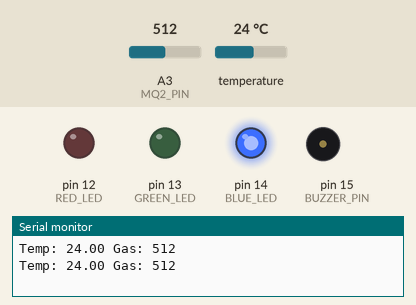
Simulated run of this sketch. Board: Arduino Uno, built with avr-gcc and run on an emulated ATmega328P. On the bench: output pins drawn as LEDs (lit = HIGH), buzzer (waves = sounding, pin HIGH), the last lines printed to the serial monitor. Inputs (shaded band) come from the test bench; at power-on: A3 (MQ2_PIN) = 512, temperature 24 °C.

Above: at 3.3 s.
3.4 s: A3 (MQ2_PIN) set to 592
5.9 s: A3 (MQ2_PIN) set to 610
At 7.3 s:
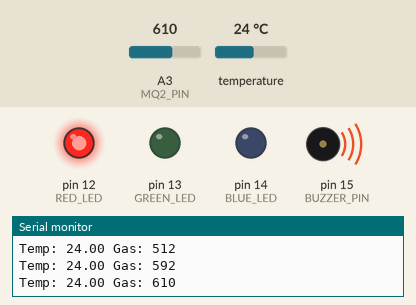
8.4 s: A3 (MQ2_PIN) set to 290
At 9.9 s:
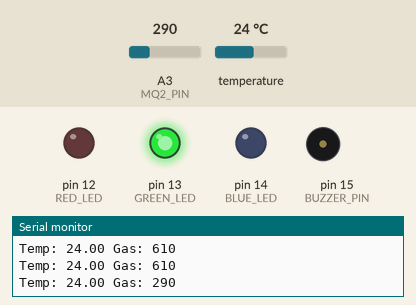
11.1 s: A3 (MQ2_PIN) set to 318
At 12.4 s:
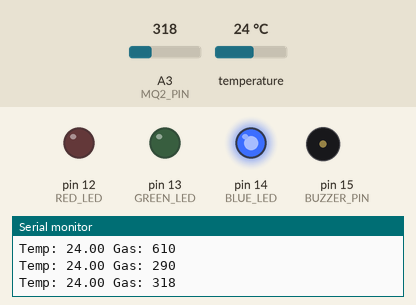
13.6 s: A3 (MQ2_PIN) set to 122
At 16.2 s:
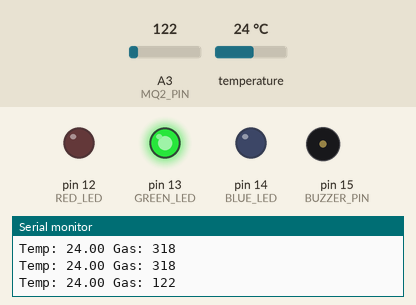
Timing chart, 0 to 17.4 s (numbered marks = the images above; inputs shaded):
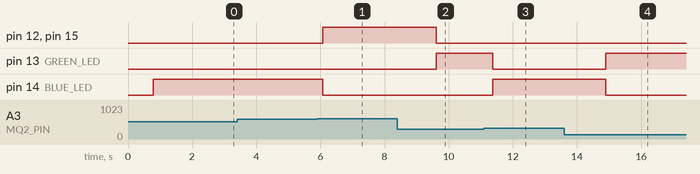

Measured:
- the behaviour switches between 599 and 600 on A3 (MQ2_PIN) (found by bisection; images 0 and 1)
- the behaviour switches between 299 and 300 on A3 (MQ2_PIN) (found by bisection; images 2 and 3)
- after the input at 5.9 s, pin 12 (RED_LED), pin 15 (BUZZER_PIN): LOW → HIGH after 0.18 s; pin 14 (BLUE_LED): HIGH → LOW after 0.18 s
- after the input at 8.4 s, pin 12 (RED_LED), pin 15 (BUZZER_PIN): HIGH → LOW after 1.2 s; pin 13 (GREEN_LED): LOW → HIGH after 1.2 s
- after the input at 11.1 s, pin 13 (GREEN_LED): HIGH → LOW after 0.27 s; pin 14 (BLUE_LED): LOW → HIGH after 0.27 s
- after the input at 13.6 s, pin 13 (GREEN_LED): LOW → HIGH after 1.3 s; pin 14 (BLUE_LED): HIGH → LOW after 1.3 s

The sketch:

sketch.ino
```cpp
#include <OneWire.h>
#include <DallasTemperature.h>

#define MQ2_PIN 3
#define TEMP_PIN 4
#define BUZZER_PIN 15
#define RED_LED 12
#define GREEN_LED 13
#define BLUE_LED 14
#define RELAY_PIN 12

OneWire oneWire(TEMP_PIN);
DallasTemperature sensors(&oneWire);

void setup() {
  Serial.begin(115200);
  pinMode(MQ2_PIN, INPUT);
  pinMode(BUZZER_PIN, OUTPUT);
  pinMode(RED_LED, OUTPUT);
  pinMode(GREEN_LED, OUTPUT);
  pinMode(BLUE_LED, OUTPUT);
  pinMode(RELAY_PIN, OUTPUT);
  sensors.begin();
}

void loop() {
  sensors.requestTemperatures();
  float tempC = sensors.getTempCByIndex(0);
  int gasValue = analogRead(MQ2_PIN);

  Serial.print("Temp: "); Serial.print(tempC);
  Serial.print(" Gas: "); Serial.println(gasValue);

  if (tempC < 40 && gasValue < 300) {
    digitalWrite(GREEN_LED, HIGH);
    digitalWrite(RED_LED, LOW);
    digitalWrite(BLUE_LED, LOW);
    digitalWrite(BUZZER_PIN, LOW);
    digitalWrite(RELAY_PIN, LOW);
  } else if ((tempC >= 40 && tempC < 60) || (gasValue >= 300 && gasValue < 600)) {
    digitalWrite(GREEN_LED, LOW);
    digitalWrite(RED_LED, LOW);
    digitalWrite(BLUE_LED, HIGH);
    digitalWrite(BUZZER_PIN, LOW);
    digitalWrite(RELAY_PIN, LOW);
  } else {
    digitalWrite(GREEN_LED, LOW);
    digitalWrite(RED_LED, HIGH);
    digitalWrite(BLUE_LED, LOW);
    digitalWrite(BUZZER_PIN, HIGH);
    digitalWrite(RELAY_PIN, HIGH);
  }

  delay(1000);
}
```
